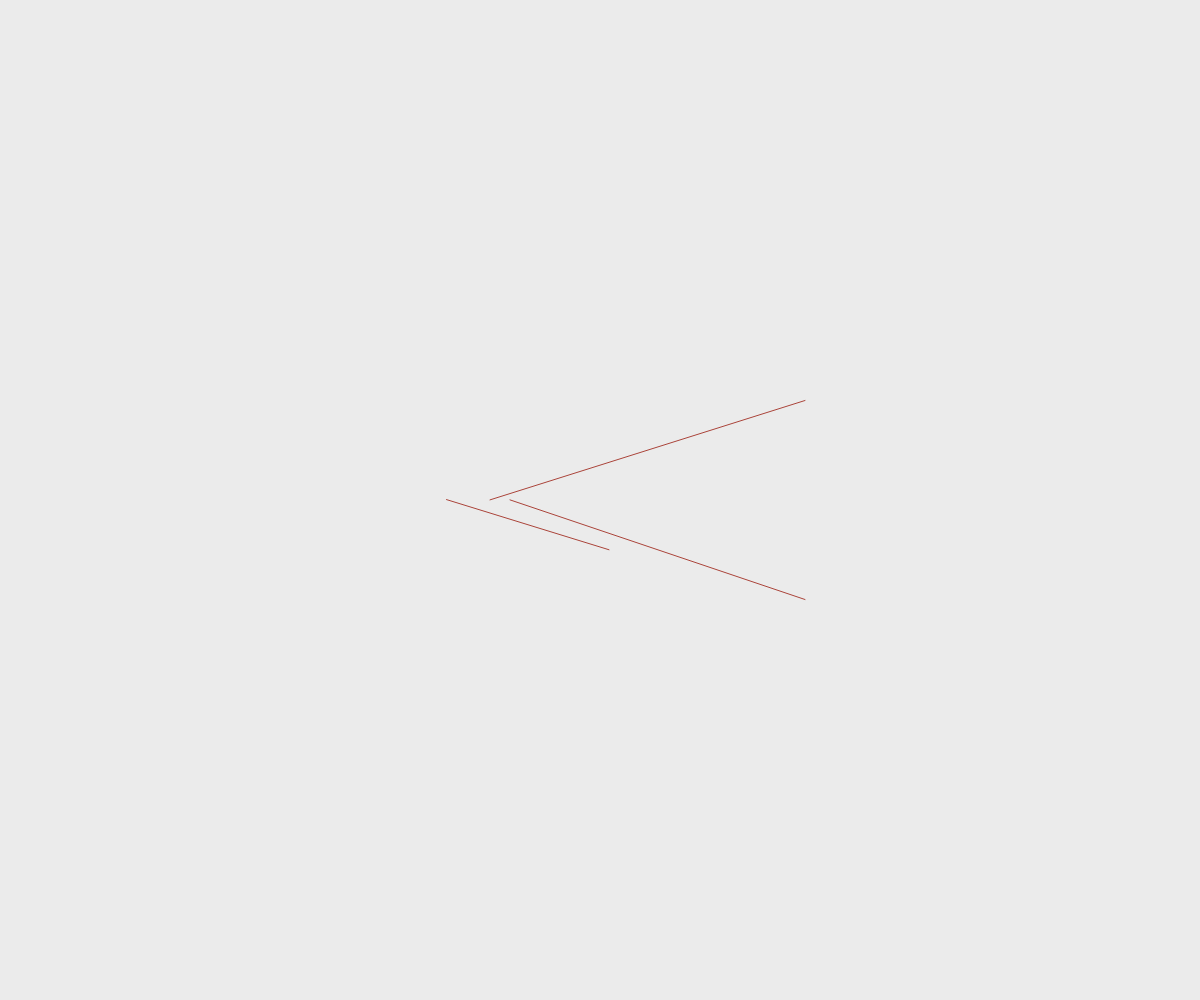
Frame 1 (no input)
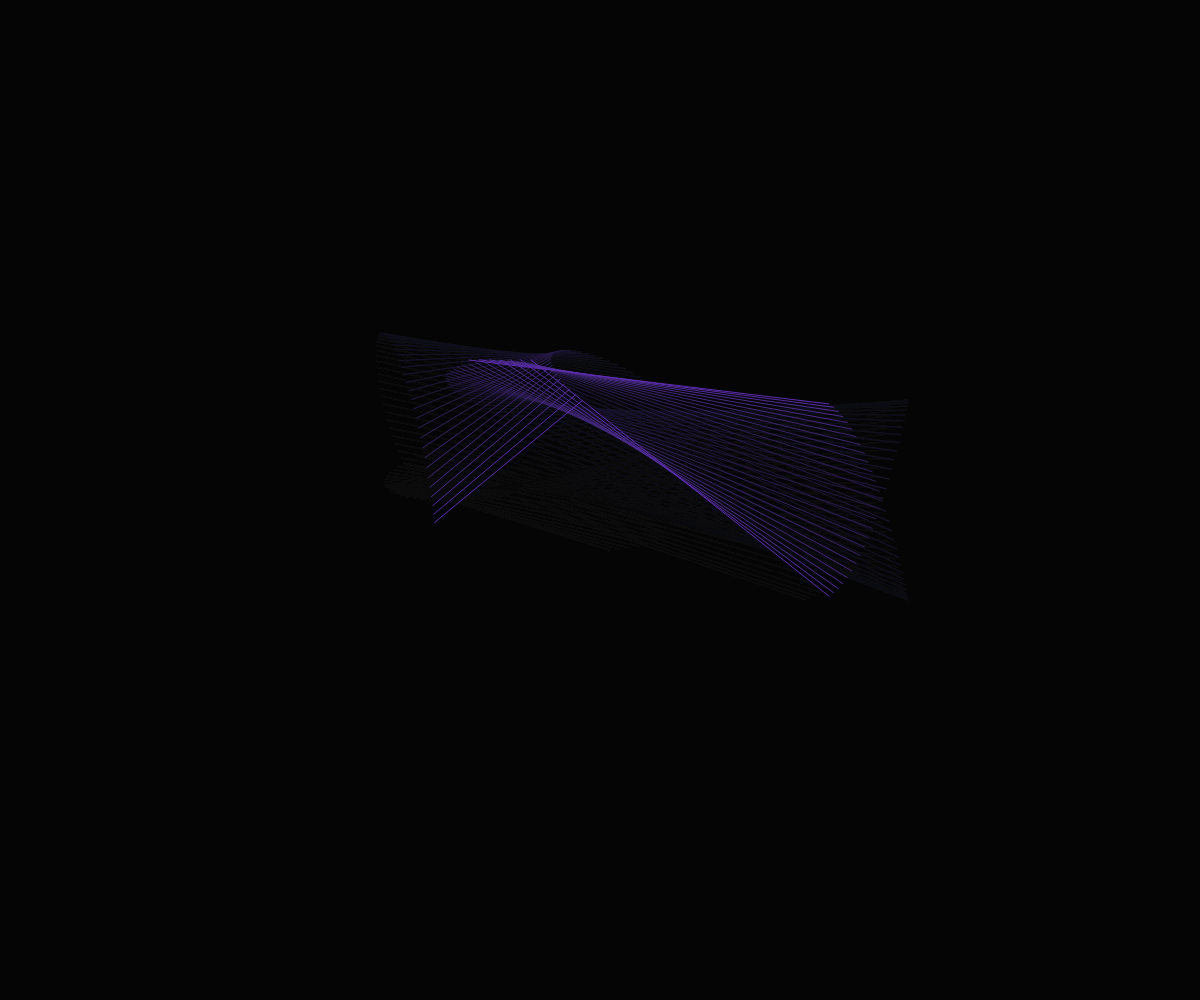
Frame 60 (no input)
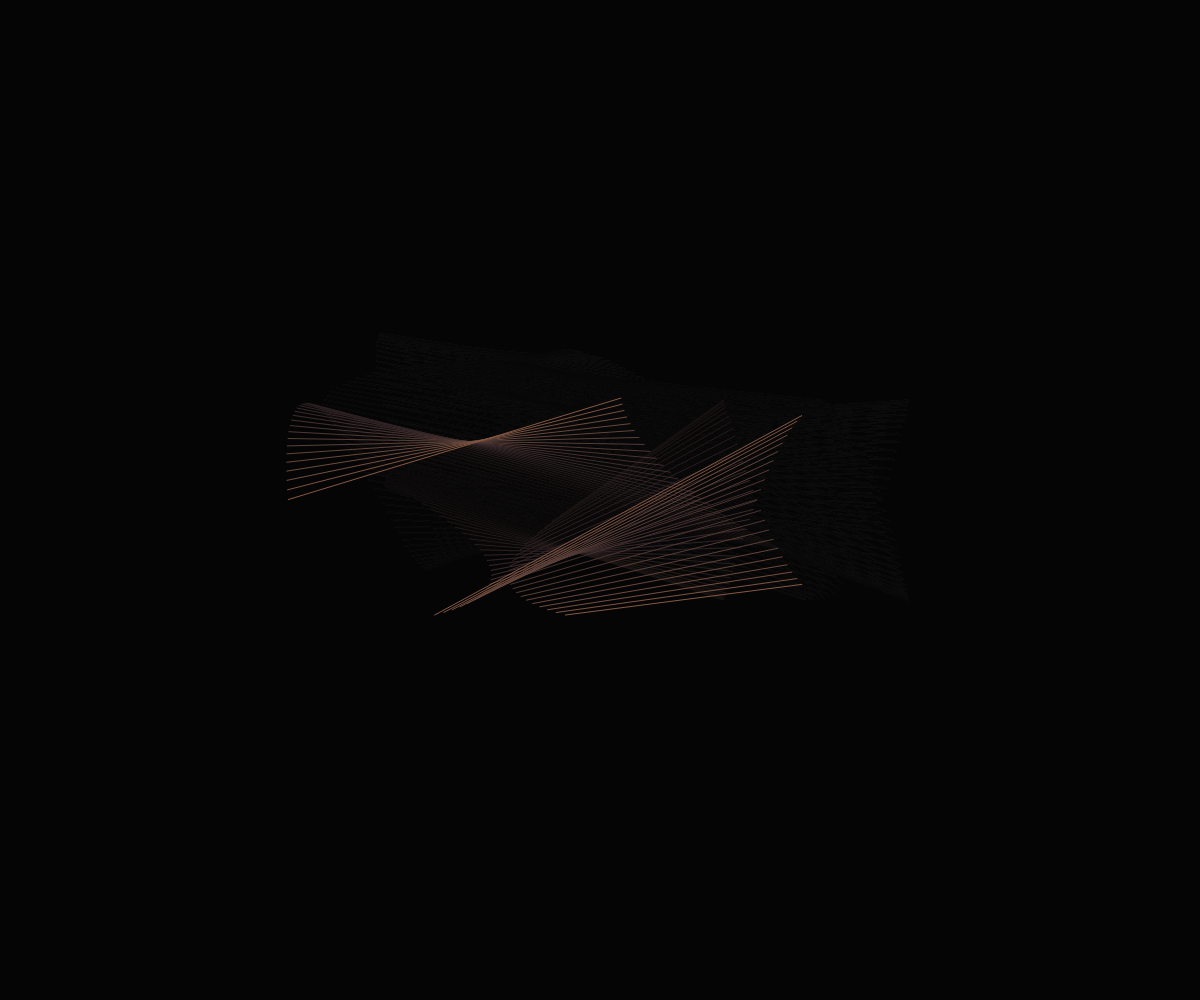
Frame 120 (the mouse pressed at the canvas centre since frame 60)

The p5.js sketch that drew these frames (run headless with seeded random() and noise() and a simulated clock; from frame 60 on, the mouse is pressed at the canvas centre):

// p5.js sketch
// ── sketch.js
let x = 0;
let y = 0;
let x2 = 0;
let y2 = 0;

let move = 0;
let goingUp = true;

function setup() {
  createCanvas(windowWidth, windowHeight);
  frameRate(55);
}

function draw() {
  background(0, 20);
  translate(width / 2-100, height / 2-100);

  x += 0.10;
  y += 0.05;
  x2 += 0.07;
  y2 += 0.09;

  let colorScale = 0.02;
  stroke(noise(frameCount*colorScale)*255, noise((frameCount+1000)*colorScale)*255, noise((frameCount+2000)*colorScale)*255);

  if (move >= 300) {
    goingUp = false;
  } else if (move <= -100){
    goingUp = true;
  }


  pointX = sin(x)*100;
  pointY = cos(y)*100;

  pointX2 = sin(y)*100;
  pointY2 = cos(x)*100;

  pointX3 = sin(x2)*100;
  pointY3 = cos(y2)*100;

  pointX4 = sin(y2)*100;
  pointY4 = cos(x2)*100;

  //stroke(noise(frameCount*colorScale)*255, noise((frameCount+800)*colorScale)*255, noise((frameCount+1600)*colorScale)*255);
  line(pointX + move, pointY + move, pointX2+300+move/4, pointY2+100);
  // stroke(noise(frameCount*colorScale)*255, noise((frameCount+1000)*colorScale)*255, noise((frameCount+2000)*colorScale)*255);
  line(-pointX - move, pointY + move, pointX2+300+move/4, -pointY2+100);
  // stroke(noise(frameCount*colorScale)*255, noise((frameCount+600)*colorScale)*255, noise((frameCount+1200)*colorScale)*255);
  line(pointX3 *-0.5 - move-50, pointY3 + move, pointX4+move+100, pointY4+50);


  move+= goingUp ? 1 : -1;
}
